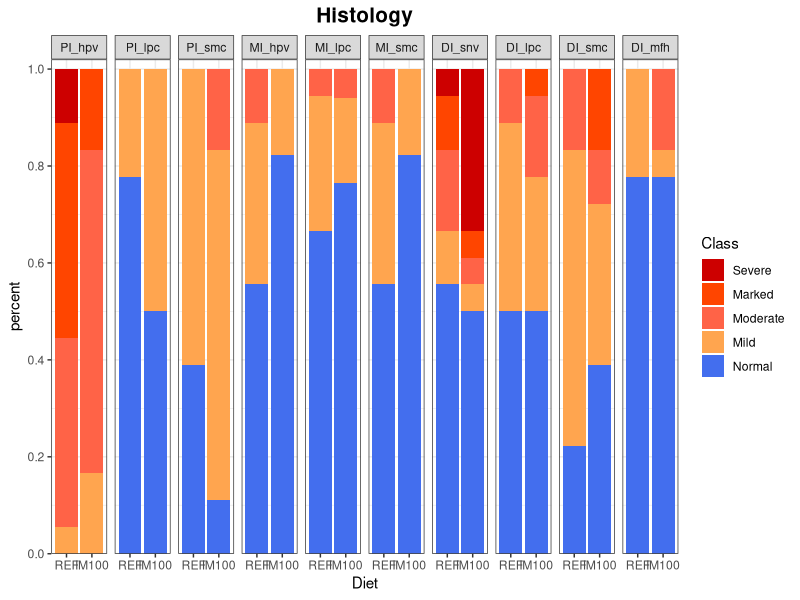

The R source for this figure:
library(dplyr) # data manipulation
library(ggplot2) # plotting
library(reshape2) # convert data format (long/wide)
library(ordinal) # for running ordered logistic regression

# import data
df <- read.csv("./data/AqFl2_histology.csv", header = T, na.strings = c(""))
df

# convert numeric Variable to string
df <- within(df, {
  Net_pen <- as.character(Net_pen)
  Sample_ID <- as.character(Sample_ID)
})

# code for making contingency table from raw data. Not used in downstream analysis#####################################
df_contingency <- df %>% 
  tidyr::gather("Variable", "Class", 4:ncol(df)) %>% # convert data to the long format
  na.omit() %>% 
  group_by(Diet, Variable, Class) %>% 
  mutate(observation = n()) %>% # # count the number of fish assigned with different Classes of histilogical characteristics evaluated
  dcast(., Variable + Diet ~ Class, value.var="observation") %>% # convert data to the wide format
  arrange(desc(Variable), desc(Diet))

# Plotting ############################################################################################################
# edit and summarize data for plotting
df_plot <- df %>% 
  tidyr::gather("Variable", "Class", 4:ncol(df)) %>% # convert dataframe to the "long" format
  na.omit() %>% 
  group_by(Diet, Variable, Class) %>% 
  mutate(observation = n()) %>% # count the number of fish assigned with different Classes of histilogical characteristics evaluated 
  ungroup() %>% 
  group_by(Diet, Variable) %>% 
  mutate(percent = observation/n()) %>% # calculate the percentage of different clesses within the same diet 
  ungroup() %>% 
  group_by(Diet, Variable, Class, percent) %>% 
  summarize()

# reoder the 'Class' and 'Variables' as desired
df_plot$Class <- factor(df_plot$Class, levels = c("Severe", "Marked", "Moderate", "Mild", "Normal"))
df_plot$Variable <- factor(df_plot$Variable, levels = c("PI_hpv", "PI_lpc", "PI_smc", "MI_hpv", "MI_lpc", "MI_smc", 
                                                        "DI_snv", "DI_lpc", "DI_smc", "DI_mfh"))
# make stacked bar plot
# define the color scheme
my_col = c(Normal = "royalblue2", Mild = "tan1", Moderate = "tomato", Marked = "orangered", Severe = "red3")

p_histo <- ggplot(df_plot, aes(Diet, percent, fill = Class)) + 
  geom_bar(stat = "identity") + 
  facet_grid(~Variable) + 
  ggtitle("Histology") + 
  scale_x_discrete(limits = c("REF", "IM100")) + 
  scale_fill_manual(values = my_col) + 
  scale_y_continuous(limits = c(0, 1.02), breaks = 0:5*0.2, expand = c(0, 0)) +
  theme_bw() +
  theme(plot.title = element_text(size = 15, 
                                  face = "bold", hjust = 0.5))

# statistics ##########################################################################################################
# convert dataframe to the "long" format
df_long <- df %>% 
  tidyr::gather("Variable", "Class", 4:ncol(df)) %>% 
  na.omit() 
 
# convert "Class" to ordered factor
df_long$Class <- ordered(df_long$Class, levels = c("Normal", "Mild", "Moderate", "Marked", "Severe"))

# Split the data frames by "Variable" 
df_spl <- split(df_long, f = df_long$Variable)

# run cumulative link mixed model for each dataframe, treating "Diet" as fixed effect and "Net_pen" as random effect
mod_ful <- lapply(df_spl, function(x) clmm(Class ~ Diet + (1|Net_pen), data = x))

mod_sub <- lapply(df_spl, function(x) clm(Class ~ Diet, data = x))

summary_ful <- lapply(mod_ful, function(x) summary(x))
summary_sub <- lapply(mod_sub, function(x) summary(x))
anova_sub <- lapply(mod_sub, function(x) anova(x))

mod_select <- data.frame(row.names = NULL, 
                         "Variable" = names(summary_ful),
                         "AIC_ful" = unlist(lapply(summary_ful, function(x) x[["info"]][["AIC"]])),
                         "AIC_sub" = unlist(lapply(summary_sub, function(x) x[["info"]][["AIC"]])),
                         "Hessian_ful" = unlist(lapply(summary_ful, function(x) x[["info"]][["cond.H"]])),
                         "Hessian_sub" = unlist(lapply(summary_sub, function(x) x[["info"]][["cond.H"]]))
)

p_values_sub <- data.frame(row.names = NULL, 
                           "Variable" = names(anova_sub),
                           "p_raw" = unlist(lapply(anova_sub, function(x) x[[3]]))
)

sig <- p_values_sub[8:10, ] %>%
  mutate(p_adjusted =  p.adjust(p_raw, method = "bonferroni"))
  
# Model assumption checking
nominal_test_sub <- lapply(mod_sub, function(x) nominal_test(x))



